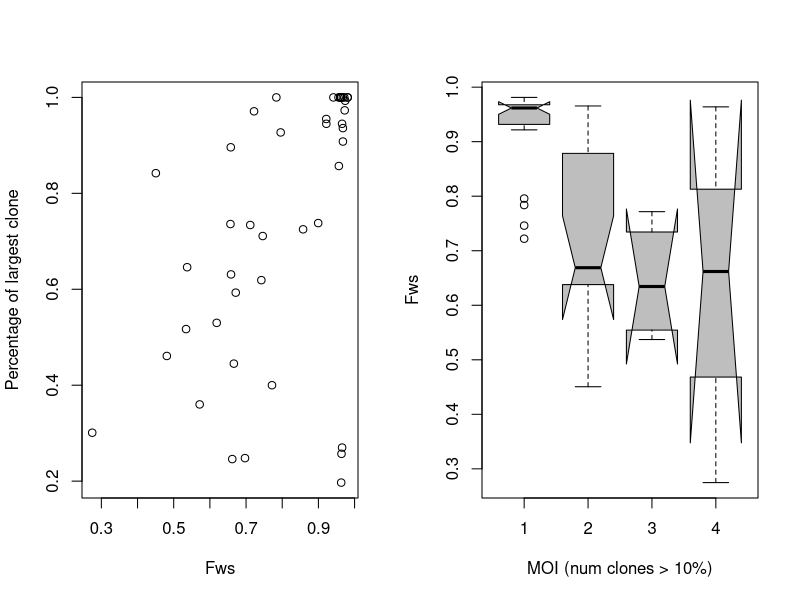

Reproduce this figure in R.
data <- read.table("fws_pvmsp1_data.txt", header = TRUE)

svg("fws_vs_pvmsp1.svg", width = 9, height = 5)
par(mfrow = c(1,2))
# plot Fws vs max percent
plot(data$Fws, data$Max_percent, xlab = "Fws", ylab = "Percentage of largest clone")
# plot Fws vs max MOI
boxplot(Fws ~ moi_pvmsp1_clones_gt_10., data = data, notch = TRUE, col = "gray", xlab = "MOI (num clones > 10%)", ylab = "Fws")
dev.off()